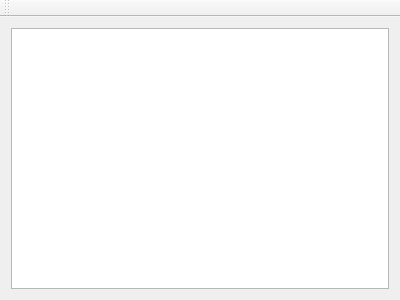
<?xml version="1.0" encoding="UTF-8"?>
<ui version="4.0">
 <class>MainWindow</class>
 <widget class="QMainWindow" name="MainWindow">
  <property name="geometry">
   <rect>
    <x>0</x>
    <y>0</y>
    <width>400</width>
    <height>300</height>
   </rect>
  </property>
  <property name="windowTitle">
   <string>MainWindow</string>
  </property>
  <widget class="QWidget" name="centralWidget">
   <layout class="QGridLayout" name="gridLayout">
    <item row="0" column="0">
     <widget class="QTableWidget" name="contactList"/>
    </item>
   </layout>
  </widget>
  <widget class="QToolBar" name="mainToolBar">
   <attribute name="toolBarArea">
    <enum>TopToolBarArea</enum>
   </attribute>
   <attribute name="toolBarBreak">
    <bool>false</bool>
   </attribute>
  </widget>
 </widget>
 <layoutdefault spacing="6" margin="11"/>
 <resources/>
 <connections/>
</ui>
